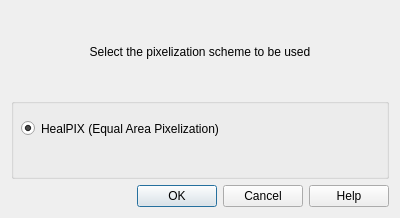
<?xml version="1.0" encoding="UTF-8"?>
<ui version="4.0">
 <class>pixelizerDialog</class>
 <widget class="QDialog" name="pixelizerDialog">
  <property name="geometry">
   <rect>
    <x>0</x>
    <y>0</y>
    <width>400</width>
    <height>218</height>
   </rect>
  </property>
  <property name="windowTitle">
   <string>Dialog</string>
  </property>
  <layout class="QVBoxLayout" name="verticalLayout">
   <item>
    <widget class="QLabel" name="title">
     <property name="text">
      <string>Select the pixelization scheme to be used</string>
     </property>
     <property name="alignment">
      <set>Qt::AlignCenter</set>
     </property>
    </widget>
   </item>
   <item>
    <widget class="QGroupBox" name="pixelizerBox">
     <property name="title">
      <string/>
     </property>
     <widget class="QRadioButton" name="healpixButton">
      <property name="geometry">
       <rect>
        <x>10</x>
        <y>20</y>
        <width>251</width>
        <height>21</height>
       </rect>
      </property>
      <property name="text">
       <string>HealPIX (Equal Area Pixelization)</string>
      </property>
      <property name="checked">
       <bool>true</bool>
      </property>
     </widget>
    </widget>
   </item>
   <item>
    <widget class="QDialogButtonBox" name="buttonBox">
     <property name="layoutDirection">
      <enum>Qt::LeftToRight</enum>
     </property>
     <property name="orientation">
      <enum>Qt::Horizontal</enum>
     </property>
     <property name="standardButtons">
      <set>QDialogButtonBox::Cancel|QDialogButtonBox::Help|QDialogButtonBox::Ok</set>
     </property>
    </widget>
   </item>
  </layout>
 </widget>
 <resources/>
 <connections>
  <connection>
   <sender>buttonBox</sender>
   <signal>accepted()</signal>
   <receiver>pixelizerDialog</receiver>
   <slot>accept()</slot>
   <hints>
    <hint type="sourcelabel">
     <x>248</x>
     <y>254</y>
    </hint>
    <hint type="destinationlabel">
     <x>157</x>
     <y>274</y>
    </hint>
   </hints>
  </connection>
  <connection>
   <sender>buttonBox</sender>
   <signal>rejected()</signal>
   <receiver>pixelizerDialog</receiver>
   <slot>reject()</slot>
   <hints>
    <hint type="sourcelabel">
     <x>316</x>
     <y>260</y>
    </hint>
    <hint type="destinationlabel">
     <x>286</x>
     <y>274</y>
    </hint>
   </hints>
  </connection>
 </connections>
</ui>
